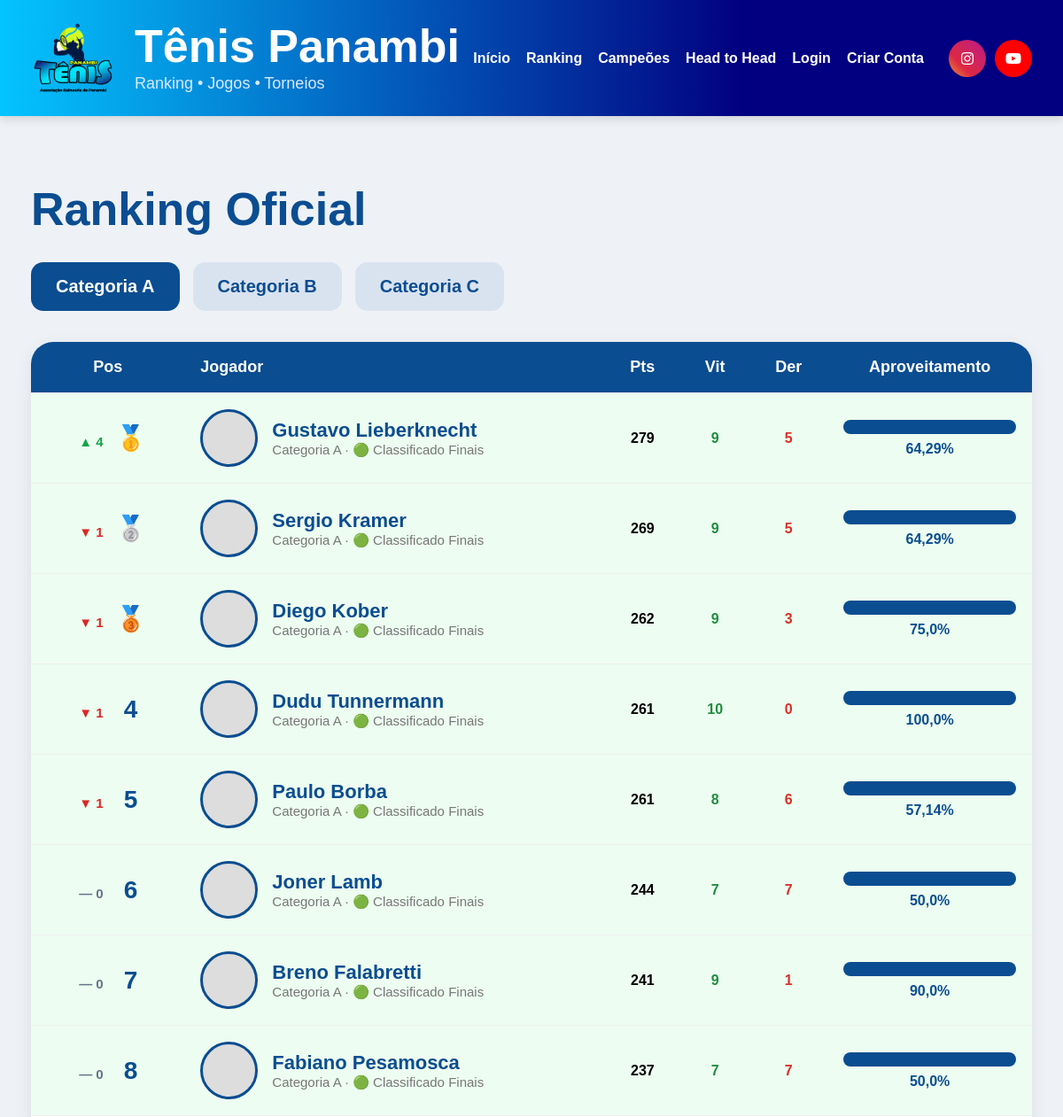
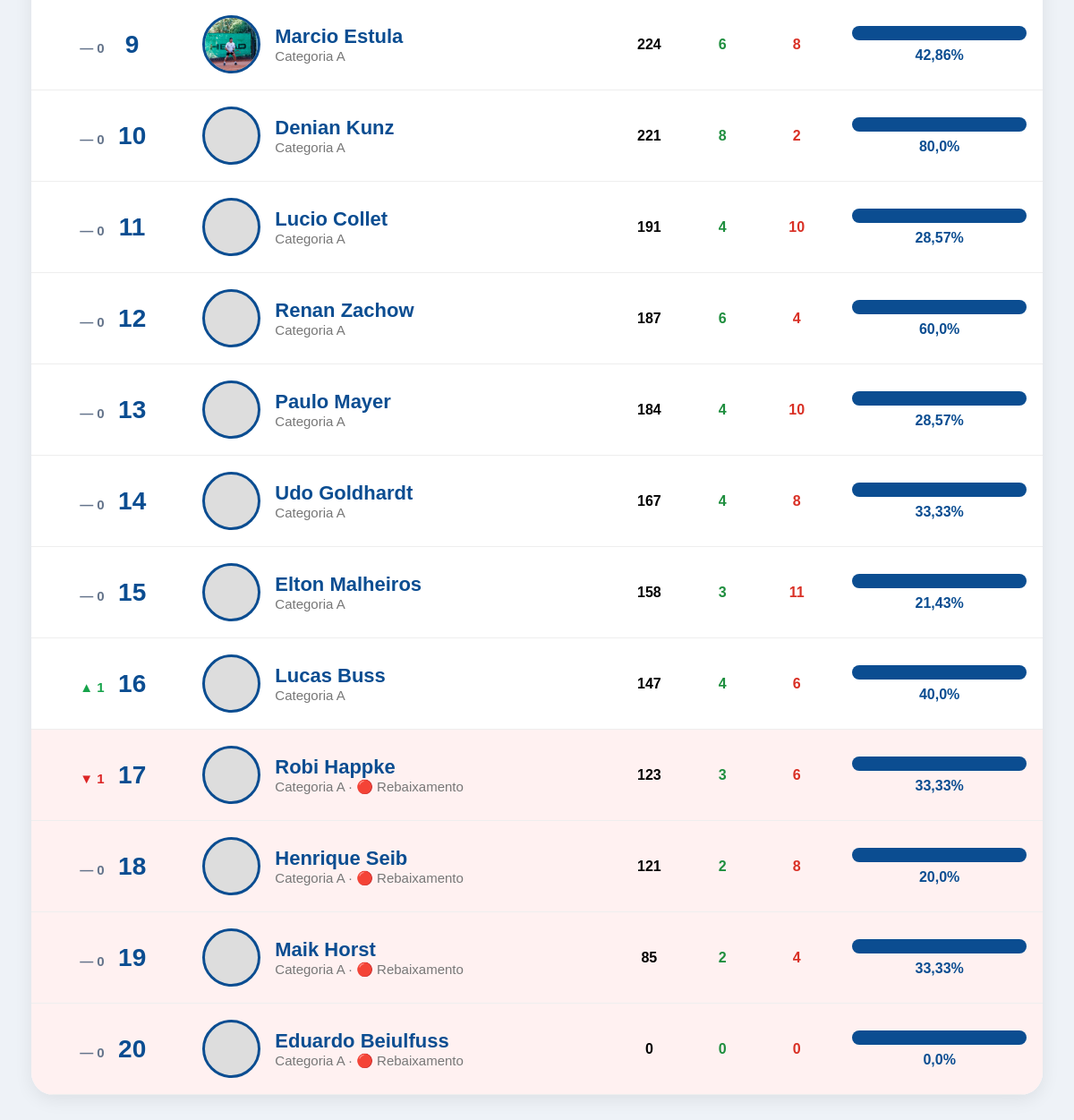
The page /ranking/ on the database its author committed (2 pictures, top to bottom).
### core/models.py (models this page shows, shortened)
class RankingJogador(models.Model):
    torneio = models.ForeignKey(
        Torneio,
        on_delete=models.CASCADE
    )
    categoria = models.ForeignKey(
        CategoriaTorneio,
        on_delete=models.CASCADE
    )
    jogador = models.ForeignKey(
        Jogador,
        on_delete=models.CASCADE
    )
    posicao = models.IntegerField(default=0)
    posicao_anterior = models.IntegerField(default=0)
    pontos = models.IntegerField(default=0)
    pontos = models.IntegerField(default=0)
    vitorias = models.IntegerField(default=0)
    derrotas = models.IntegerField(default=0)
    games_feitos = models.IntegerField(default=0)
    games_sofridos = models.IntegerField(default=0)
    aproveitamento = models.FloatField(default=0)
    posicao = models.IntegerField(default=0)
    status_ranking = models.CharField(
        max_length=30,
        blank=True,
        null=True
    )

class Jogador(models.Model):
    CATEGORIAS = [
        ('A', 'Categoria A'),
        ('B', 'Categoria B'),
        ('C', 'Categoria C'),
    ]
    NIVEIS = [
        ('INICIANTE', 'Iniciante'),
        ('INTERMEDIARIO', 'Intermediário'),
        ('AVANCADO', 'Avançado'),
    ]
    MAOS = [
        ('DIREITA', 'Direita'),
        ('ESQUERDA', 'Esquerda'),
    ]
    usuario = models.OneToOneField(
        User,
        on_delete=models.SET_NULL,
        null=True,
        blank=True
    )
    nome = models.CharField(max_length=150)
    email = models.EmailField(
        blank=True,
        null=True
    )
    telefone = models.CharField(
        max_length=30,
        blank=True,
        null=True
    )
    cidade = models.CharField(
        max_length=100,
        blank=True,
        null=True
    )
    categoria = models.CharField(
    max_length=1,
    choices=CATEGORIAS,
    blank=True,
    null=True
)
    nivel = models.CharField(
        max_length=20,
        choices=NIVEIS,
        default='INICIANTE'
    )
    mao_dominante = models.CharField(
        max_length=20,
        choices=MAOS,
        default='DIREITA'
    )
    raquete = models.CharField(
        max_length=100,
        blank=True,
        null=True
    )
    instagram = models.CharField(
        max_length=100,
        blank=True,
        null=True
    )
    foto = models.ImageField(
        upload_to='jogadores/',
        blank=True,
        null=True
    )
    jogos_historicos = models.IntegerField(default=0)
    vitorias_historicas = models.IntegerField(default=0)
    derrotas_historicas = models.IntegerField(default=0)
    titulos_cd = models.IntegerField(default=0)
    vice_cd = models.IntegerField(default=0)
    semifinal_cd = models.IntegerField(default=0)
    ativo = models.BooleanField(default=False)
    criado_em = models.DateTimeField(auto_now_add=True)
    class Meta:
        ordering = ['categoria', 'nome']

class CategoriaTorneio(models.Model):
    CATEGORIAS = [
        ('A', 'Categoria A'),
        ('B', 'Categoria B'),
        ('C', 'Categoria C'),
    ]
    torneio = models.ForeignKey(
        Torneio,
        on_delete=models.CASCADE,
        related_name='categorias'
    )
    categoria = models.CharField(
        max_length=1,
        choices=CATEGORIAS
    )
    quantidade_jogadores = models.IntegerField(default=20)
    classificados_finais = models.IntegerField(default=8)
    promovidos = models.IntegerField(default=0)
    rebaixados = models.IntegerField(default=0)
    melhores_resultados = models.IntegerField(default=10)
    max_jogos_por_rodada = models.IntegerField(default=2)
    rodadas_contabilizadas = models.IntegerField(
    default=10
)

### core/views.py (the view)
def ranking(request):
    ranking_a = RankingJogador.objects.filter(
        categoria__categoria='A'
    ).order_by('posicao')
    ranking_b = RankingJogador.objects.filter(
        categoria__categoria='B'
    ).order_by('posicao')
    ranking_c = RankingJogador.objects.filter(
        categoria__categoria='C'
    ).order_by('posicao')
    def aplicar_variacao(lista):
        for r in lista:
            r.variacao_posicao = 0
            r.direcao_posicao = 'igual'
            if r.posicao_anterior and r.posicao_anterior > 0:
                if r.posicao < r.posicao_anterior:
                    r.variacao_posicao = r.posicao_anterior - r.posicao
                    r.direcao_posicao = 'subiu'
                elif r.posicao > r.posicao_anterior:
                    r.variacao_posicao = r.posicao - r.posicao_anterior
                    r.direcao_posicao = 'desceu'
        return lista
    ranking_a = aplicar_variacao(list(ranking_a))
    ranking_b = aplicar_variacao(list(ranking_b))
    ranking_c = aplicar_variacao(list(ranking_c))
    return render(
        request,
        'ranking/lista.html',
        {
            'ranking_a': ranking_a,
            'ranking_b': ranking_b,
            'ranking_c': ranking_c,
        }
    )

### core/templates/ranking/lista.html (shortened to what this page needs)
{% extends 'base/base.html' %}
{% block content %}
<div class="ranking-page">
    <h1 class="ranking-title">
        Ranking Oficial
    </h1>
    <div class="ranking-tabs">
        <button onclick="mostrarCategoria('A')" id="btnA">
            Categoria A
        </button>
        <button onclick="mostrarCategoria('B')" id="btnB">
            Categoria B
        </button>
        <button onclick="mostrarCategoria('C')" id="btnC">
            Categoria C
        </button>
    </div>
    <div id="rankingA">
        {% include 'ranking/tabela.html' with ranking=ranking_a %}
    </div>
</div>
{% endblock %}

### core/templates/ranking/tabela.html (shortened to what this page needs)
<div class="ranking-box">
    <table class="ranking-table">
        <tr class="header">
            <th style="text-align:center;">Pos</th>
            <th style="text-align:left;">Jogador</th>
            <th style="text-align:center;">Pts</th>
            <th style="text-align:center;">Vit</th>
            <th style="text-align:center;">Der</th>
            <th style="text-align:center;">Aproveitamento</th>
        </tr>
        {% for r in ranking %}
        <tr
        {% if r.categoria.categoria != 'A' and r.posicao <= 2 %}
            style="background:#e8f1ff;"
        {% elif r.posicao <= 8 %}
            style="background:#edfdf1;"
        {% elif r.status_ranking == 'REBAIXADO' %}
            style="background:#fff1f1;"
        {% endif %}
        >
            <td class="pos-cell">
                <div style="
                display:flex;
                align-items:center;
                justify-content:center;
                gap:10px;
                ">
                    <div style="width:42px;text-align:right;">
                        {% if r.posicao_anterior > 0 %}
                            {% if r.direcao_posicao == 'subiu' %}
                                <span style="color:#16a34a;font-size:15px;font-weight:900;">
                                    ▲ {{ r.variacao_posicao }}
                                </span>
                            {% elif r.direcao_posicao == 'desceu' %}
                                <span style="color:#dc2626;font-size:15px;font-weight:900;">
                                    ▼ {{ r.variacao_posicao }}
                                </span>
                            {% else %}
                                <span style="color:#64748b;font-size:15px;font-weight:900;">
                                    — 0
                                </span>
                            {% endif %}
                        {% endif %}
                    </div>
                    <div style="
                    min-width:42px;
                    text-align:center;
                    font-size:28px;
                    font-weight:900;
                    color:#0b4d91;
                    ">
                        {% if r.posicao == 1 %}
                            🥇
                        {% elif r.posicao == 2 %}
                            🥈
                        {% elif r.posicao == 3 %}
                            🥉
                        {% else %}
                            {{ r.posicao }}
                        {% endif %}
                    </div>
                </div>
            </td>
            <td>
                <div class="ranking-player">
                    {% if r.jogador.foto %}
                        <img src="{{ r.jogador.foto.url }}" class="ranking-photo">
                    {% else %}
                        <div class="ranking-photo"></div>
                    {% endif %}
                    <div>
                        <div class="ranking-name">
                            {{ r.jogador.nome }}
                        </div>
                        <div class="ranking-sub">
                            Categoria {{ r.categoria.categoria }}
                            {% if r.categoria.categoria != 'A' and r.posicao <= 2 %}
                                {% if r.categoria.categoria == 'B' %}
                                    · 🔵 Acesso Cat. A
                                {% elif r.categoria.categoria == 'C' %}
                                    · 🔵 Acesso Cat. B
                                {% endif %}
                            {% elif r.posicao <= 8 %}
                                · 🟢 Classificado Finais
                            {% elif r.status_ranking == 'REBAIXADO' %}
                                · 🔴 Rebaixamento
                            {% endif %}
                        </div>
                    </div>
                </div>
            </td>
            <td class="center">{{ r.pontos }}</td>
            <td class="center green">{{ r.vitorias }}</td>
            <td class="center red">{{ r.derrotas }}</td>
            <td style="text-align:center;">
                <div class="progress">
                    <div class="progress-bar" style="width:{{ r.aproveitamento }}%;"></div>
                </div>
                <div class="aproveitamento-text">
                    {{ r.aproveitamento }}%
                </div>
            </td>
        </tr>
        {% empty %}
        <tr>
            <td colspan="6" class="empty-ranking">
                Nenhum jogador no ranking desta categoria.
            </td>
        </tr>
        {% endfor %}
    </table>
</div>

### core/templates/base/base.html (style rules this page uses)
* { margin:0; padding:0; box-sizing:border-box; font-family:Arial, Helvetica, sans-serif; }
body { background:#eef2f7; overflow-x:hidden; }
table { width:100%; border-collapse:collapse; }
img { max-width:100%; }

### core/templates/ranking/lista.html (style rules this page uses)
.ranking-page { max-width:1300px; margin:40px auto; }
.ranking-title { font-size:52px; color:#0b4d91; margin-bottom:30px; }
.ranking-tabs { display:flex; gap:15px; margin-bottom:35px; }
.ranking-tabs button { padding:16px 28px; border:none; border-radius:14px; background:#d9e3f0; color:#0b4d91; font-size:20px; font-weight:bold; cursor:pointer; }
#btnA { background:#0b4d91; color:white; }

### core/templates/ranking/tabela.html (style rules this page uses)
.ranking-box { background:white; border-radius:25px; overflow:hidden; box-shadow:0 5px 20px rgba(0,0,0,0.08); }
.ranking-table { width:100%; border-collapse:collapse; }
.ranking-table tr.header { background:#0b4d91; color:white; font-size:18px; }
.ranking-table th, .ranking-table td { padding:18px; border-bottom:1px solid #eee; }
.pos-cell { text-align:center; font-size:28px; font-weight:bold; color:#0b4d91; }
.ranking-player { display:flex; align-items:center; gap:16px; }
.ranking-photo { width:65px; height:65px; border-radius:50%; object-fit:cover; border:3px solid #0b4d91; background:#ddd; }
.ranking-name { font-size:22px; font-weight:bold; color:#0b4d91; }
.ranking-sub { color:#777; font-size:15px; }
.center { text-align:center; font-weight:bold; }
.green { color:#1e8e3e; }
.red { color:#d93025; }
.progress { width:100%; background:#e5e7eb; border-radius:20px; overflow:hidden; height:16px; }
.progress-bar { background:#0b4d91; height:16px; }
.aproveitamento-text { margin-top:8px; font-weight:bold; color:#0b4d91; }

### rows shown on the page
RankingJogador: variacao_posicao "4", jogador.nome "Gustavo Lieberknecht", categoria.categoria "A", posicao "· 🟢 Classificado Finais", pontos "279", vitorias "9", derrotas "5", aproveitamento "64,29"
RankingJogador: variacao_posicao "1", jogador.nome "Sergio Kramer", categoria.categoria "A", posicao "· 🟢 Classificado Finais", pontos "269", vitorias "9", derrotas "5", aproveitamento "64,29"
RankingJogador: variacao_posicao "1", jogador.nome "Diego Kober", categoria.categoria "A", posicao "· 🟢 Classificado Finais", pontos "262", vitorias "9", derrotas "3", aproveitamento "75,0"
RankingJogador: variacao_posicao "1", posicao "4", jogador.nome "Dudu Tunnermann", categoria.categoria "A", shows "· 🟢 Classificado Finais", pontos "261", vitorias "10", derrotas "0", aproveitamento "100,0"
RankingJogador: variacao_posicao "1", posicao "5", jogador.nome "Paulo Borba", categoria.categoria "A", shows "· 🟢 Classificado Finais", pontos "261", vitorias "8", derrotas "6", aproveitamento "57,14"
RankingJogador: posicao_anterior "— 0", posicao "6", jogador.nome "Joner Lamb", categoria.categoria "A", shows "· 🟢 Classificado Finais", pontos "244", vitorias "7", derrotas "7", aproveitamento "50,0"
RankingJogador: posicao_anterior "— 0", posicao "7", jogador.nome "Breno Falabretti", categoria.categoria "A", shows "· 🟢 Classificado Finais", pontos "241", vitorias "9", derrotas "1", aproveitamento "90,0"
RankingJogador: posicao_anterior "— 0", posicao "8", jogador.nome "Fabiano Pesamosca", categoria.categoria "A", shows "· 🟢 Classificado Finais", pontos "237", vitorias "7", derrotas "7", aproveitamento "50,0"
RankingJogador: posicao_anterior "— 0", posicao "9", jogador.foto (picture), jogador.nome "Marcio Estula", categoria.categoria "A", pontos "224", vitorias "6", derrotas "8", aproveitamento "42,86"
RankingJogador: posicao_anterior "— 0", posicao "10", jogador.nome "Denian Kunz", categoria.categoria "A", pontos "221", vitorias "8", derrotas "2", aproveitamento "80,0"
RankingJogador: posicao_anterior "— 0", posicao "11", jogador.nome "Lucio Collet", categoria.categoria "A", pontos "191", vitorias "4", derrotas "10", aproveitamento "28,57"
RankingJogador: posicao_anterior "— 0", posicao "12", jogador.nome "Renan Zachow", categoria.categoria "A", pontos "187", vitorias "6", derrotas "4", aproveitamento "60,0"
RankingJogador: posicao_anterior "— 0", posicao "13", jogador.nome "Paulo Mayer", categoria.categoria "A", pontos "184", vitorias "4", derrotas "10", aproveitamento "28,57"
RankingJogador: posicao_anterior "— 0", posicao "14", jogador.nome "Udo Goldhardt", categoria.categoria "A", pontos "167", vitorias "4", derrotas "8", aproveitamento "33,33"
RankingJogador: posicao_anterior "— 0", posicao "15", jogador.nome "Elton Malheiros", categoria.categoria "A", pontos "158", vitorias "3", derrotas "11", aproveitamento "21,43"
RankingJogador: variacao_posicao "1", posicao "16", jogador.nome "Lucas Buss", categoria.categoria "A", pontos "147", vitorias "4", derrotas "6", aproveitamento "40,0"
RankingJogador: variacao_posicao "1", posicao "17", jogador.nome "Robi Happke", categoria.categoria "A", status_ranking "· 🔴 Rebaixamento", pontos "123", vitorias "3", derrotas "6", aproveitamento "33,33"
RankingJogador: posicao_anterior "— 0", posicao "18", jogador.nome "Henrique Seib", categoria.categoria "A", status_ranking "· 🔴 Rebaixamento", pontos "121", vitorias "2", derrotas "8", aproveitamento "20,0"
RankingJogador: posicao_anterior "— 0", posicao "19", jogador.nome "Maik Horst", categoria.categoria "A", status_ranking "· 🔴 Rebaixamento", pontos "85", vitorias "2", derrotas "4", aproveitamento "33,33"
RankingJogador: posicao_anterior "— 0", posicao "20", jogador.nome "Eduardo Beiulfuss", categoria.categoria "A", status_ranking "· 🔴 Rebaixamento", pontos "0", vitorias "0", derrotas "0", aproveitamento "0,0"
